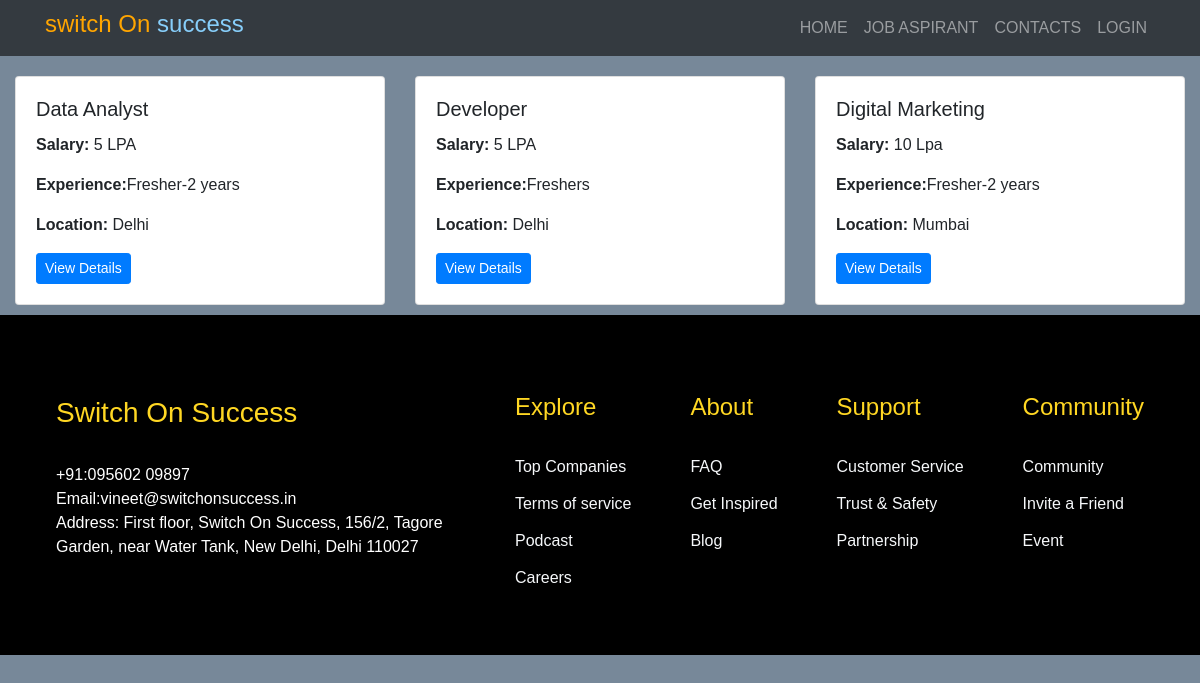
The app's page /job-listing with its own data.
### Job/models.py (models this page shows, shortened)
class Job(models.Model):
    user = models.ForeignKey(User, on_delete=models.CASCADE)
    job_id = models.AutoField(primary_key=True)  # Auto-incrementing job ID
    title = models.CharField(max_length=100)
    salary = models.CharField(max_length=5)
    experience = models.CharField(max_length=200)
    location = models.CharField(max_length=100)
    skills = models.TextField()  # Skills required for the job
    requirements = models.TextField()  # Job requirements
    responsibilities = models.TextField()  # Job responsibilities
    qualifications = models.TextField()  # Required qualifications
    is_available = models.BooleanField(default=True)

### website/views.py (the view)
# urls.py: path('job-listing',views.job_listing,name='job-listing'),
def job_listing(request):
    jobs = Job.objects.filter(is_available=True)
    context = {'jobs':jobs}
    return render(request,'website/job_listing.html',context)

### templates/website/job_listing.html (shortened to what this page needs)
<!DOCTYPE html>
<html lang="en">
<head>
  <link href="https://stackpath.bootstrapcdn.com/bootstrap/4.5.2/css/bootstrap.min.css" rel="stylesheet">
  <link rel="stylesheet" href="https://cdnjs.cloudflare.com/ajax/libs/font-awesome/5.15.4/css/all.min.css">
</head>
<body>
  <nav class="navbar navbar-expand-lg navbar-dark bg-dark">
    <div class="container">
        <h3 class="navbar-logo">switch <span style="font-size: 1.5rem;">O</span>n <span style="color: lightskyblue"> success</span></h3>
        <div class="collapse navbar-collapse" id="navbarNav">
            <ul class="navbar-nav ml-auto">
                <li class="nav-item">
                    <a class="nav-link" href="{% url 'home'%}">HOME</a>
                </li>
                <li class="nav-item">
                    <a class="nav-link" href="{% url 'job-listing' %}">JOB ASPIRANT</a>
                </li>
                <li class="nav-item">
                    <a class="nav-link" href="#">CONTACTS</a>
                </li>
                <li class="nav-item">
                    <a class="nav-link" href="{% url 'login' %}">LOGIN</a>
                </li>
            </ul>
        </div>
    </div>
</nav>
<div class="container-fluid">
  <div class="row row-cols-1 row-cols-md-3 g-4">
    {% for job in jobs %}
    <div class="col">
        <div class="card h-100">
            <div class="card-body">
                <h5 class="card-title">{{ job.title }}</h5>
                <p class="card-text"><strong>Salary:</strong> {{ job.salary }}</p>
                <p class="card-text"><strong>Experience:</strong>{{job.experience}}</p>
                <p class="card-text"><strong>Location:</strong> {{ job.location }}</p>
                <a class="btn btn-primary btn-sm" href="{% url 'job-details' job.pk%}">View Details</a>
            </div>
        </div>
    </div>
    {% endfor %}
  </div>
</div>
<footer>
  <div class="footer-wrapper">
  <h3>Switch On Success</h3>
  <p>+91:095602 09897 <br>Email:vineet@switchonsuccess.in<br>Address: First floor, Switch On Success, 156/2, Tagore Garden, near Water Tank, New Delhi, Delhi 110027</p>
  </div>
  <div class="footer-wrapper">
      <h4>Explore</h4>
       <a href="#">Top Companies</a>
       <a href="#">Terms of service</a>
       <a href="#">Podcast</a>
       <a href="#">Careers</a>
  </div>
  <div class="footer-wrapper">
      <h4>About</h4>
      <a href="#">FAQ</a>
      <a href="#">Get Inspired</a>
      <a href="#">Blog</a>
  </div>
  <div class="footer-wrapper">
      <h4>Support</h4>
      <a href="#">Customer Service</a>
      <a href="#">Trust & Safety</a>
      <a href="#">Partnership</a>
  </div>
  <div class="footer-wrapper">
      <h4>Community</h4>
      <a href="#">Community</a>
      <a href="#">Invite a Friend</a>
      <a href="#">Event</a>
  </div>
</footer>
</body>
</html>

### templates/website/job_listing.html (style rules this page uses)
body { font-family: Arial, sans-serif; background-color:lightslategray; }
.navbar-logo { font-size: 1.5rem; color: orange; }
.container-fluid { padding-top: 20px; }
footer { background-color: #000; color: #fff; padding: 40px 0; margin-top: 10px; }
.footer-wrapper h3, .footer-wrapper h4 { color: #fff; }
.footer-wrapper a { color: #fff; display: block; margin-bottom: 5px; }
footer { width: 100%; display: flex; flex-wrap: wrap; justify-content: space-between; align-items: flex-start; background: black; color: var(--whiteColor); padding: 3rem; }
.footer-wrapper { display: flex; flex-direction:column ; padding: 0.5rem; justify-content: flex-start; align-items: flex-start; }
.footer-wrapper h3, .footer-wrapper h4 { line-height: 3; color: var(--yellowColor); }
.footer-wrapper p { max-width:400px ; line-height: 1.5; }
.footer-wrapper a { text-decoration: none; color: var(--greyColor); line-height: 2; }
:root { --primaryColor: #0076de; --whiteColor: #fff; --greyColor: #f6f8fa; --labelColor: #64b1f5; --yellowColor: #ffd723; }

### records on screen
Job: title "Data Analyst", salary "5 LPA", experience "Fresher-2 years", location "Delhi"
Job: title "Developer", salary "5 LPA", experience "Freshers", location "Delhi"
Job: title "Digital Marketing", salary "10 Lpa", experience "Fresher-2 years", location "Mumbai"
